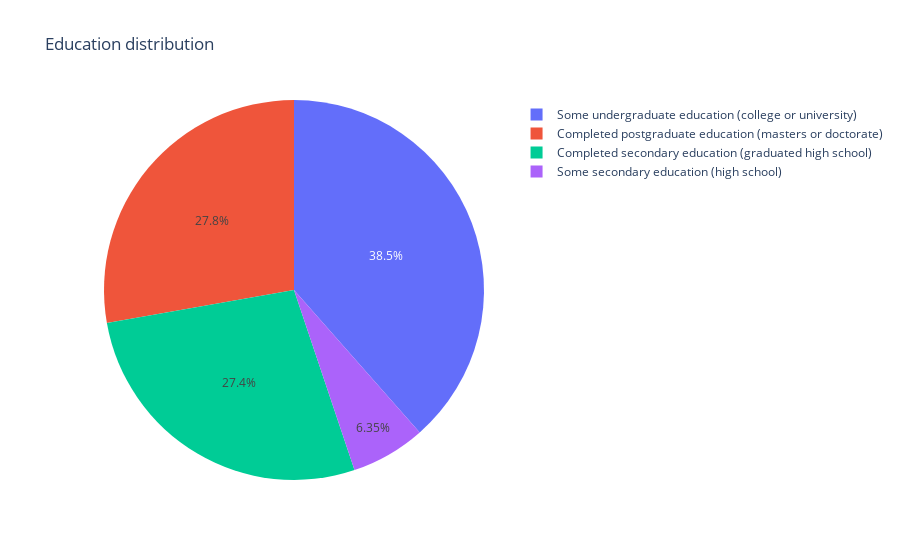

The code cell stored with this chart in its notebook:
### Code cell
temp_series = dataset['What is your highest education level?'].value_counts()
labels = (np.array(temp_series.index))
sizes = (np.array((temp_series / temp_series.sum())*100))

trace = go.Pie(labels=labels, values=sizes)
layout = go.Layout(
    title='Education distribution',
 
    )

data = [trace]
fig = go.Figure(data=data, layout=layout)
py.iplot(fig, filename="gender")

### Figure 1 — Plotly figure (JSON) as saved in the notebook; plotly's stock layout.template omitted (floating-point values rounded to 4 significant figures)
{"data": [{"labels": ["Some undergraduate education (college or university)", "Completed postgraduate education (masters or doctorate)", "Completed secondary education (graduated high school)", "Some secondary education (high school)"], "type": "pie", "values": [38.49, 27.78, 27.38, 6.349]}], "layout": {"title": {"text": "Education distribution"}}}
